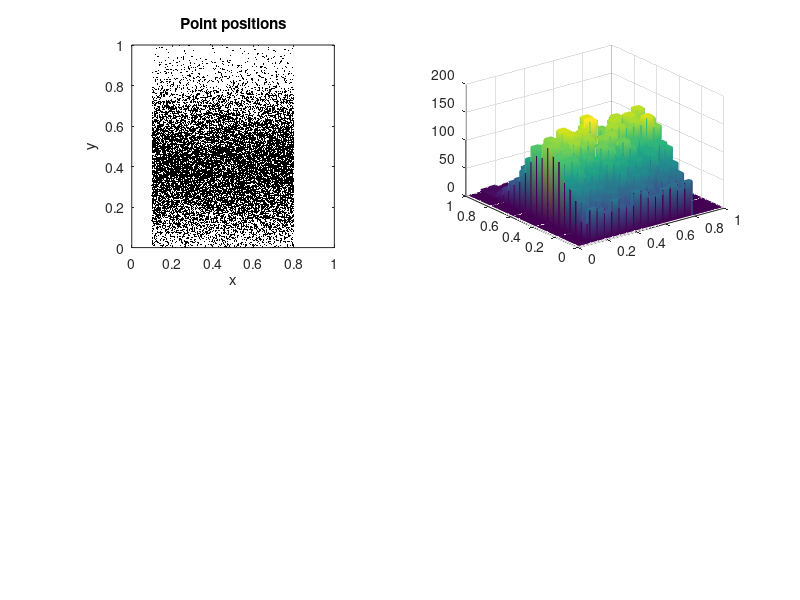

The MATLAB script that drew this image: (Note: this script raises an error after producing the figure.)
function temple_abm_kde
%TEMPLE_ABM_KDE
%   Three ways of constructing a density field from point
%   positions: (a) histogram (i.e., piecewise constant)
%   via Matlab's hist3; (b) histgram by hand; and
%   (c) kernel density estimation via Gaussian kernels
%   (i.e., smooth).
%
% 02/2018 by Benjamin Seibold
%            http://www.math.temple.edu/~seibold/

% Parameters
N = 2e4; % number of points (agents)
nch = 20; % number of histogram cells in each dimension
nck = 50; % number of cell in each dimension for KDE
w = 3/nck; % kernel width
P = [.1+.7*rand(N,1),.4+randn(N,1)/5]; % position of points (non-uniform)

% Initialization
h = 1/nch; % cell size for histogram
xb = 0:h:1; % x-coordinates of cell boundaries
yb = xb; % y-coordinates of cell boundaries
x = h/2:h:1-h/2; % x-coordinates of cell centers
y = x; % y-coordinates of cell centers
hk = 1/nck; % cell size of KDE
xk = hk/2:hk:1-hk/2; % x-coordinates of cell centers for KDE
yk = xk; % y-coordinates of cell centers for KDE
[XK,YK] = meshgrid(xk,yk); % position matrices

% Compute histogram by hand
H = zeros(nch,nch);
for jx = 1:nch % loop over
    for jy = 1:nch % all cells
        H(jy,jx) = sum(xb(jx)<P(:,1)&P(:,1)<=xb(jx+1)&...
            yb(jy)<P(:,2)&P(:,2)<=yb(jy+1));
    end
end

% Compute kernel density estimate based on Gaussians
K = XK*0;
fac = 1/pi/w^2/N; % scaling factor of Gaussian
for j = 1:N % loop over agents
    K = K+fac*exp(-(((XK-P(j,1))/w).^2+((YK-P(j,2))/w).^2));
end

% Plotting
clf
% Plot markers
subplot(2,2,1)
plot(P(:,1),P(:,2),'k.','MarkerSize',1)
axis equal, axis([0 1 0 1])
title('Point positions')
xlabel('x'), ylabel('y')

% Plot histogram (using hist3)
subplot(2,2,2)
hist3(P,{x,y}) % histogram of point positions
set(get(gca,'child'),'FaceColor','interp','CDataMode','auto') % color
view(0,90) % look from top
axis equal, axis([0 1 0 1])
title('Histogram')
xlabel('x'), ylabel('y')

% Plot histogram by hand
subplot(2,2,3)
imagesc(x,y,H)
axis xy equal, axis([0 1 0 1])
title('Histogram by hand')
xlabel('x'), ylabel('y')

% Plot kernel density estimate
subplot(2,2,4)
imagesc(xk,yk,K)
axis xy equal, axis([0 1 0 1])
title('Kernel density')
xlabel('x'), ylabel('y')
